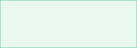
<?xml version="1.0" encoding="UTF-8"?>
<ui version="4.0">
 <class>FlowWidget</class>
 <widget class="QWidget" name="FlowWidget">
  <property name="geometry">
   <rect>
    <x>0</x>
    <y>0</y>
    <width>137</width>
    <height>48</height>
   </rect>
  </property>
  <property name="minimumSize">
   <size>
    <width>0</width>
    <height>0</height>
   </size>
  </property>
  <property name="maximumSize">
   <size>
    <width>16777215</width>
    <height>48</height>
   </size>
  </property>
  <property name="windowTitle">
   <string>Form</string>
  </property>
  <property name="styleSheet">
   <string notr="true">#FlowWidget{
background: rgb(255, 255, 255);
}

#widget{
border: 1px solid rgba(39, 182, 123, 0.3);
background: rgba(39, 182, 123,0.1);
}

#label{
background:transparent;
color:rgb(20,20,20);
font-size:16px;
}

#pbn_icon {
	background-color:transparent;
	border:none;
}

#widget[state=&quot;Info&quot;] {
    background: rgba(39, 182, 123, 0.1);
}

#widget[state=&quot;Error&quot;] {
    background: rgba(255, 0, 0, 0.2);
}

#pbn_icon[state=&quot;Info&quot;] {
    qproperty-icon: url(:/mainwidget/image/mainwidget/flowwidgetinfornation.svg);
}

#pbn_icon[state=&quot;Error&quot;] {
    qproperty-icon: url(:/programming/image/programming/tree/error.svg);
}

</string>
  </property>
  <layout class="QHBoxLayout" name="horizontalLayout">
   <property name="spacing">
    <number>0</number>
   </property>
   <property name="leftMargin">
    <number>0</number>
   </property>
   <property name="topMargin">
    <number>0</number>
   </property>
   <property name="rightMargin">
    <number>0</number>
   </property>
   <property name="bottomMargin">
    <number>0</number>
   </property>
   <item>
    <widget class="QWidget" name="widget" native="true">
     <layout class="QHBoxLayout" name="horizontalLayout_2">
      <property name="spacing">
       <number>8</number>
      </property>
      <property name="leftMargin">
       <number>16</number>
      </property>
      <property name="topMargin">
       <number>12</number>
      </property>
      <property name="rightMargin">
       <number>16</number>
      </property>
      <property name="bottomMargin">
       <number>12</number>
      </property>
      <item>
       <widget class="QPushButton" name="pbn_icon">
        <property name="minimumSize">
         <size>
          <width>24</width>
          <height>24</height>
         </size>
        </property>
        <property name="maximumSize">
         <size>
          <width>24</width>
          <height>24</height>
         </size>
        </property>
        <property name="icon">
         <iconset>
          <normaloff>:/mainwidget/image/mainwidget/flowwidgetinfornation.svg</normaloff>:/mainwidget/image/mainwidget/flowwidgetinfornation.svg</iconset>
        </property>
        <property name="iconSize">
         <size>
          <width>21</width>
          <height>21</height>
         </size>
        </property>
       </widget>
      </item>
      <item>
       <widget class="QLabel" name="label">
        <property name="text">
         <string/>
        </property>
       </widget>
      </item>
     </layout>
    </widget>
   </item>
  </layout>
 </widget>
 <resources/>
 <connections/>
</ui>
